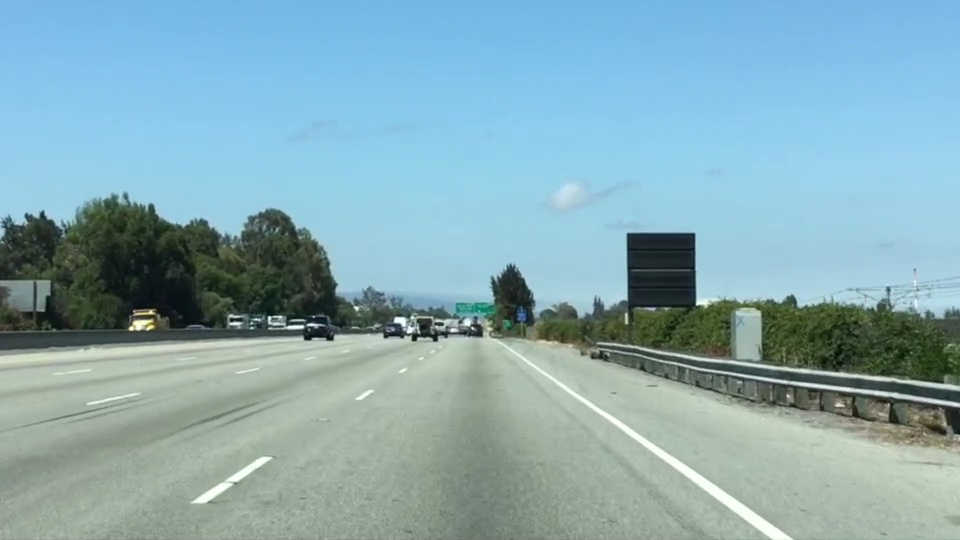
#> input picture Lane Finding Project/Finding_White_Color.jpg, 960 x 540 px
$ python Region_Masking.py
#> lines starting #> are read from the running program, lines starting #| are printed output that depends on the picture; after the words box and inside, x2 and y2 are one past the last pixel; in counts of white or black regions, pixels touching at a corner belong together
# Reference: https://stackoverflow.com/questions/15341538/numpy-opencv-2-how-do-i-crop-non-rectangular-region#
import cv2
import numpy as np


# Load the image
img = cv2.imread('Finding_White_Color.jpg')
#> img is the input picture: shape (540, 960, 3); mean B, G, R 179.2, 171.1, 135.5

# Print the associated information in the loaded image
print(f'This image is of type: {type(img)}, with dimension of: {img.shape}')
#| This image is of type: <class 'numpy.ndarray'>, with dimension of: (540, 960, 3)

# Obtain the size of the image
img_height = img.shape[0]
#> img_height = 540
img_width = img.shape[1]
#> img_width = 960

# Make a deep copy of the image
img_copy = img.copy()

# Define a triangular region of interest
# Noting that the origin (x=0, y=0) is at the top left corner of the image
left_bottom_down = [0, 539]
right_bottom_down = [959, 539]
right_bottom_up = [959, 399]
left_bottom_up = [0, 399]
apex = [479, 300]

# Creating a mask with white pixel
mask = np.zeros(img.shape, dtype=np.uint8)

# Points to be cropped
roi_corners = np.array([[left_bottom_up, left_bottom_down,
                         right_bottom_down, right_bottom_up, apex]], dtype=np.int32)

# Fill the ROI into the mask
cv2.fillPoly(mask, roi_corners, color=[255, 255, 255])
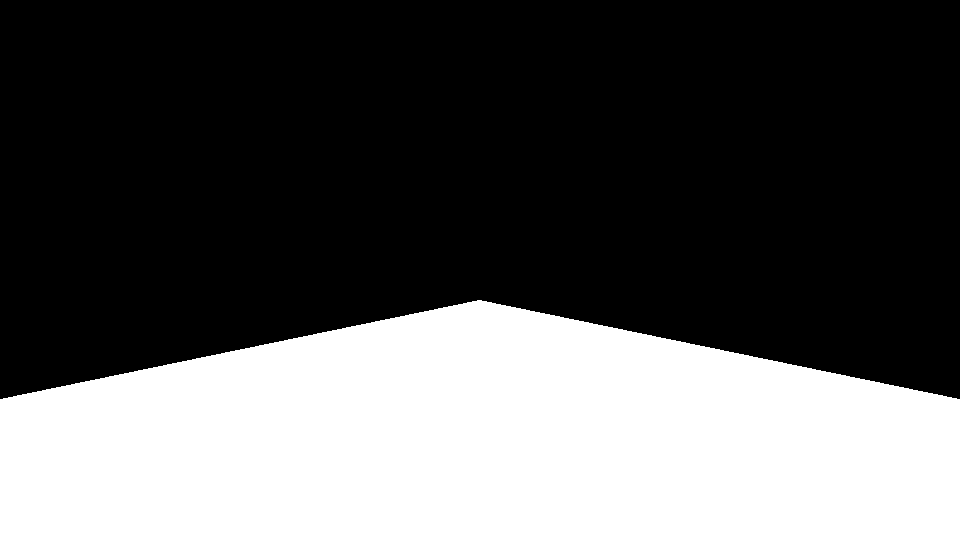
#> mask: shape (540, 960, 3); 35.3% white; 1 white region, box (x1, y1, x2, y2) and area: (0, 300, 960, 540) 182832

# Applying the mask to the image
masked_image = cv2.bitwise_and(img_copy, mask)
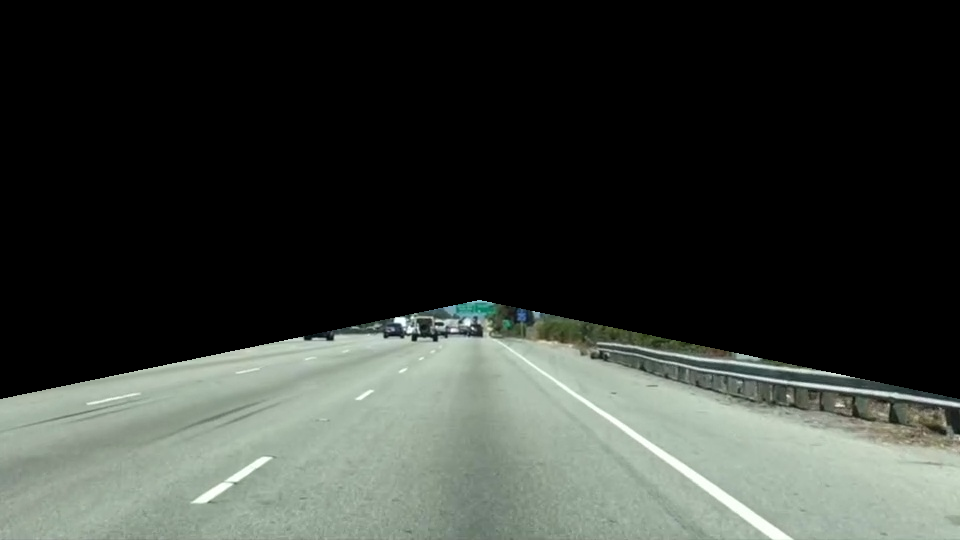
#> masked_image: shape (540, 960, 3); mean B, G, R 54.1, 59.4, 54.3

cv2.imshow('Region_Masking', masked_image)
cv2.waitKey(0)
cv2.destroyAllWindows()
